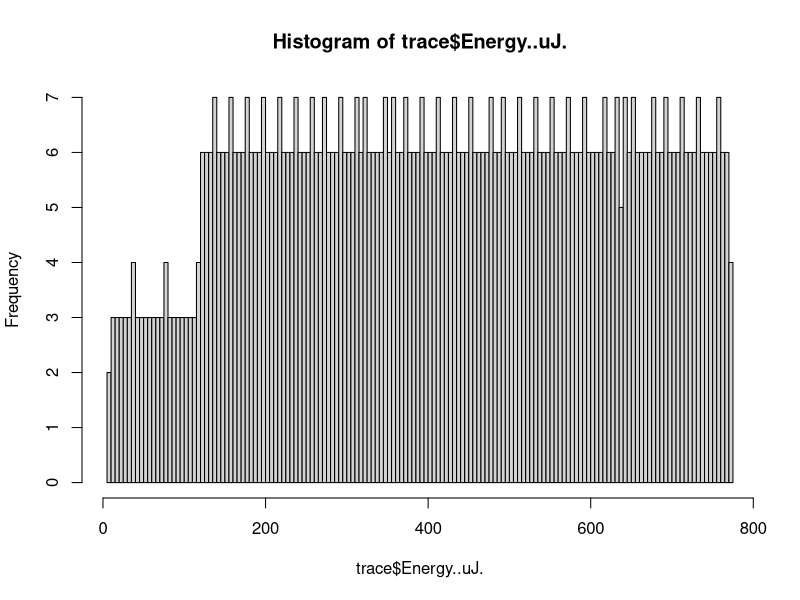
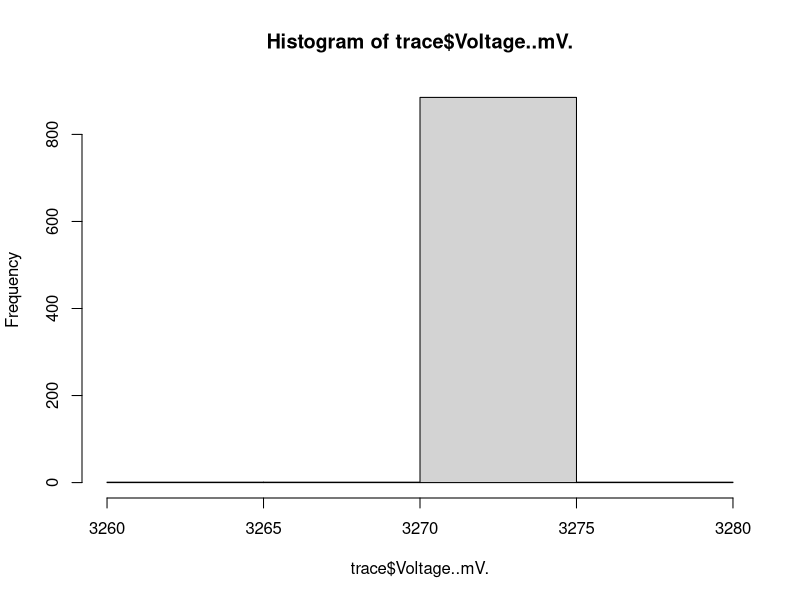
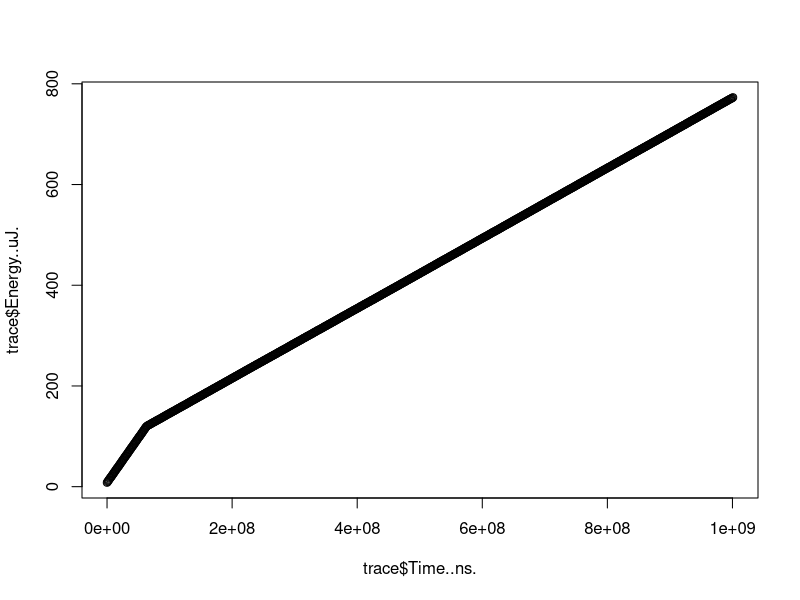

Write the R code that produced these figures, in order.
## ---- chunk 1
# setwd("experiments/checkpoint-ref/.energytrace")

trace <- read.csv("checkpoint_prof_1sec_EnergyTrace_D_2021_02_22_174400.csv")
# https://e2e.ti.com/support/microcontrollers/msp430/f/166/t/229082?Energy-Per-CPU-cycle
# View(trace)

hist(x = trace$Energy..uJ., breaks = 200)
hist(x = trace$Voltage..mV., breaks = 5)
plot(trace$Time..ns., trace$Energy..uJ.)

set.seed(100)
v <- rnorm(100, mean = 1000000, sd = 1000)
View(v)
